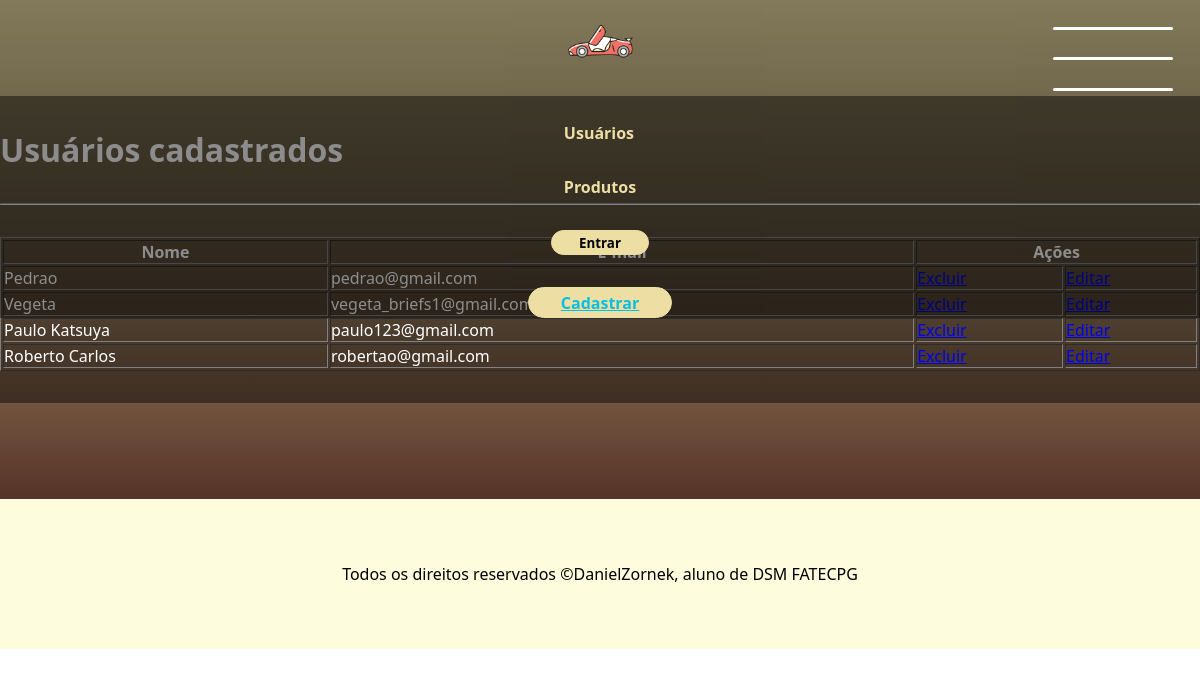
Before: /usuarios (signed in) with the older database file.
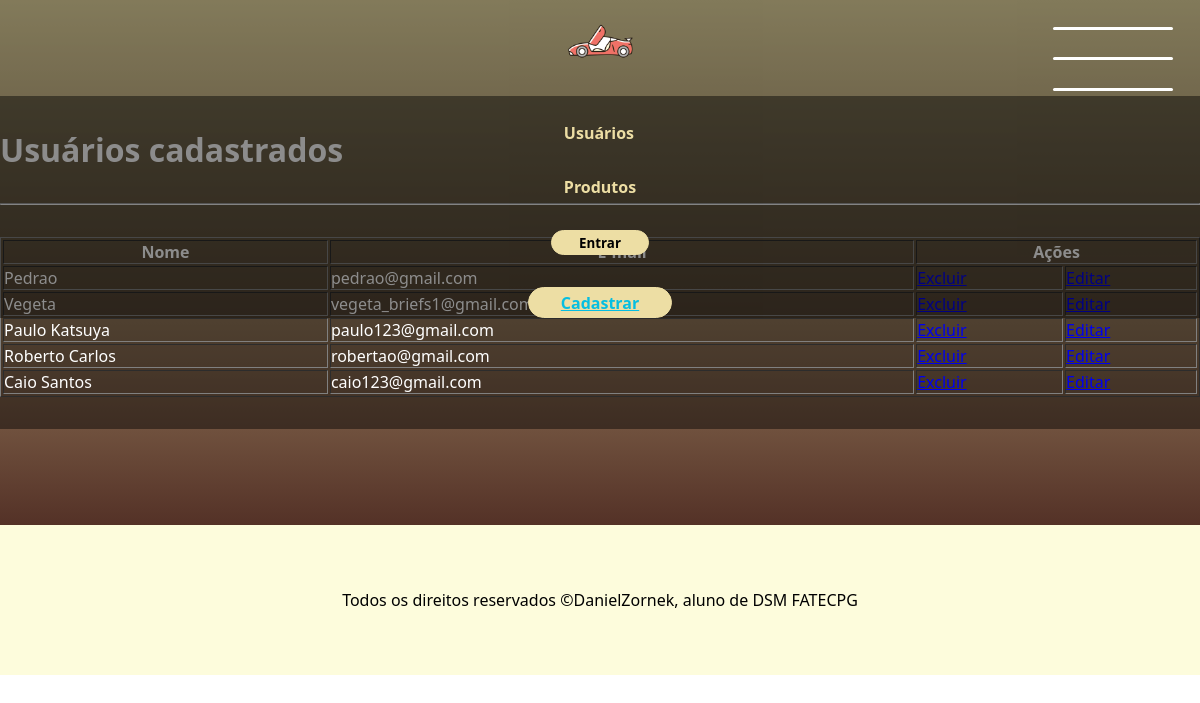
After: the same page with the newer database file.
### app/models.py (models this page shows)
class Usuario(models.Model): # aqui dizemos que a classe pai Model irá dar herança para a classe usuario
    nome = models.CharField(max_length=100) # varchar, deve especificar o tamanho
    email = models.EmailField()
    cep = models.CharField(max_length=10, default="Desconhecida")
    logradouro = models.CharField(max_length=100, default="Desconhecida")
    bairro = models.CharField(max_length=60, default="Desconhecida")
    cidade = models.CharField(max_length=60, default="Desconhecida")
    estado = models.CharField(max_length=3, default="Desconhecida")
    numero = models.CharField(max_length=10, default="Desconhecida")
    senha = models.CharField(max_length=16)

### app/views.py (the view)
# urls.py: path('usuarios', views.exibirUsuarios, name="exibirUsuarios"), # digitar usuarios para entrar na página na url
def exibirUsuarios(request):
    if not request.session.get("email"):
        return redirect("login")
    usuarios = Usuario.objects.all().values()
    return render(request, "usuarios.html",
                  {'listaUsuarios': usuarios}) # passando os usuarios como parametro para mostrar eles na pagina

### app/templates/usuarios.html (shortened to what this page needs)
{% extends "template.html" %}
{% block conteudo %}
<h1>Usuários cadastrados</h1>
<hr>
<table border="1px">
    <tr>
        <th>Nome</th>
        <th>E-mail</th>
        <th colspan="2">
            Ações
        </th>
    </tr>
    {% for usuario in listaUsuarios %}
        <tr>
            <td> {{ usuario.nome }} </td>
            <td> {{ usuario.email }}</td>
            <td><a href="{% url 'excluirUsuario' usuario.id %}">Excluir</a></td>
            <td><a href="{% url 'editarUsuario' usuario.id %}">Editar</a></td>
        </tr>
    {% endfor %}
</table>
{% endblock %}

Changed rows visible on the page:
added Usuario: nome "Caio Santos", email "caio123@gmail.com"
